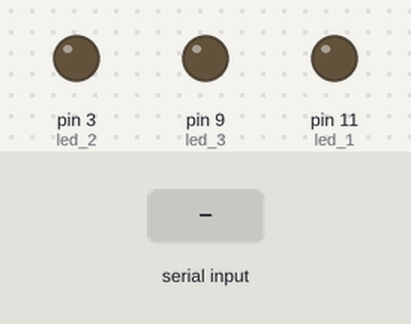
This sketch was run on a simulated Arduino Uno, built with avr-gcc and run on an emulated ATmega328P. Parts: output pins drawn as LEDs (lit = HIGH). The test bench sets the inputs (shaded band).

Above: at 1.2 s.
1.3 s: "r" received over Serial
At 2.4 s:
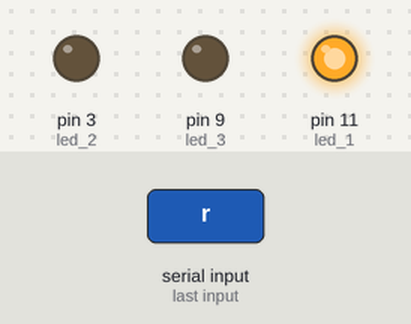
2.8 s: "b" received over Serial
At 3.5 s:
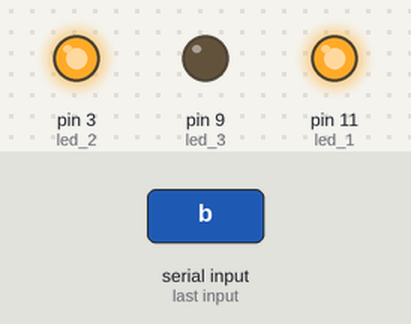
4.3 s: "x" received over Serial
At 4.7 s:
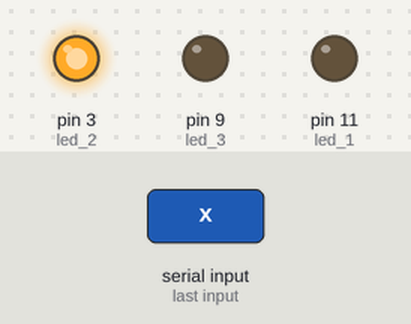
5.8 s: "g" received over Serial
At 7.0 s:
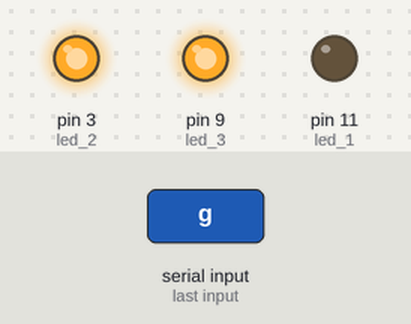
7.3 s: "c" received over Serial
At 8.2 s:
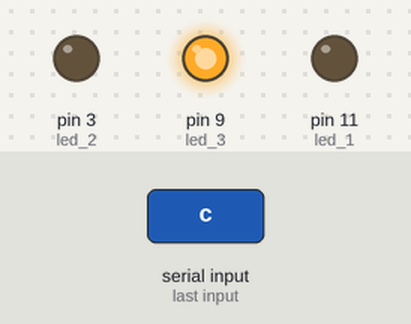
8.8 s: "v" received over Serial
At 9.3 s:
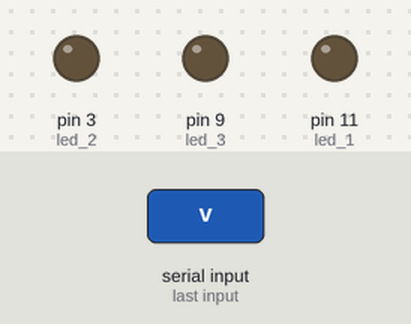
Timing chart, 0 to 11.3 s (numbered marks = the images above; inputs shaded):
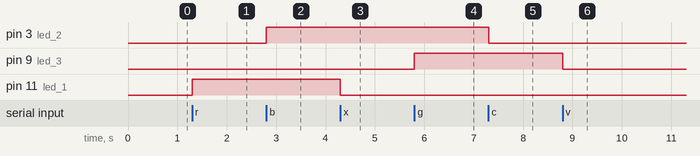

Measured:
- after the input at 1.3 s, pin 11 (led_1): LOW → HIGH at once
- after the input at 2.8 s, pin 3 (led_2): LOW → HIGH at once
- after the input at 4.3 s, pin 11 (led_1): HIGH → LOW at once
- after the input at 5.8 s, pin 9 (led_3): LOW → HIGH at once
- after the input at 7.3 s, pin 3 (led_2): HIGH → LOW at once
- after the input at 8.8 s, pin 9 (led_3): HIGH → LOW at once

The sketch:

led_switch.ino
```cpp
#include <Arduino.h>

int led_1 = 11;
int led_2 = 3;
int led_3 = 9;

void setup() {
  // put your setup code here, to run once:
  Serial.begin(9600);
  pinMode(led_1,OUTPUT);
  pinMode(led_2,OUTPUT);
  pinMode(led_3,OUTPUT);
}

void loop() {
  // put your main code here, to run repeatedly:
  if(Serial.available()>0){
    char c = Serial.read();
    if(c=='r'){
      digitalWrite(led_1,HIGH);
    }
    if(c=='x')
    {
      digitalWrite(led_1,LOW);
    }
    if(c=='b'){
      digitalWrite(led_2,HIGH);
    }
    if(c=='c')
    {
      digitalWrite(led_2,LOW);
    }
    if(c=='g'){
      digitalWrite(led_3,HIGH);
    }
    if(c=='v')
    {
      digitalWrite(led_3,LOW);
    }
    }
  }
```
